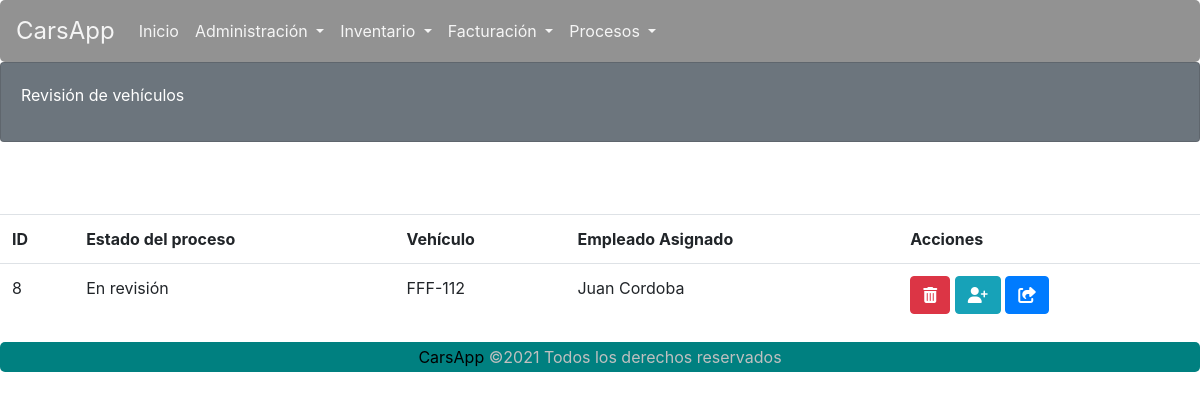
The page /carsapp/RevisionVehiLista/ on the database its author committed.
### carsapp/models.py (models this page shows)
class RevisionVehiculo(models.Model):
    id = models.AutoField(primary_key=True)
    estadoProceso = models.CharField(max_length=30, null=True, blank=True)
    vehiculo = models.ForeignKey(Vehiculo, on_delete=CASCADE)
    empleado = models.ForeignKey(Empleados, on_delete=CASCADE, null=True)

class Vehiculo(models.Model):
    id_Vehi = models.AutoField(primary_key=True)
    placa = models.CharField(max_length=7, blank=False, null=False)
    marca = models.CharField(max_length=30, blank=False, null=False)
    modelo = models.CharField(max_length=4, blank=False, null=False)
    color = models.CharField(max_length=30, blank=False, null=False)
    id_Cliente = models.ForeignKey(Lista_Cliente, on_delete=CASCADE, null=True)

class Empleados(models.Model):
    cedula_Emp = models.IntegerField(primary_key=True)
    nombre_Emp = models.CharField(max_length=30, blank=False, null=False)
    apellido_Emp = models.CharField(max_length=30, blank=False, null=False)
    cargo_Emp = models.CharField(max_length=30, blank=False, null=False)
    telefono_Emp = models.CharField(max_length=15, blank=False, null=False)
    email_Emp = models.EmailField(blank=False, null=False)
    def __str__(self):
        return f"{self.nombre_Emp} {self.apellido_Emp}"

### carsapp/views.py (the view)
# urls.py: path('RevisionVehiLista/', views.RevisionVehiLista.as_view(), name='RevisionVehiLista'),
class RevisionVehiLista(ListView):
    template_name = 'carsapp/revisionVehiListar.html'
    queryset = RevisionVehiculo.objects.all()
    paginate_by = 2
    def get_context_data(self, **kwargs):
        context = super().get_context_data(**kwargs)
        context['message'] = 'Lista de revisiones de vehículos'
        return context

### carsapp/templates/carsapp/revisionVehiListar.html (shortened to what this page needs)
{% extends 'carsapp/base.html' %}
{% load static %}
{% block contenedor %}
<div class="card text-white bg-secondary">
    <div class="card-body">
        <div>
            Revisión de vehículos
        </div>
    </div>
</div>
    <br>
    <br />
    <br />
    {% if object_list %}
    <table class="table  table-hover">
        <tr>
            <th>ID</th>
            <th>Estado del proceso</th>
            <th>Vehículo</th>
            <th>Empleado Asignado</th>
            <th>Acciones</th>
        </tr>
        {% for registro in object_list %}
        <tr>
            <td>{{ registro.id }}</td>
            <td>{{ registro.estadoProceso }}</td>
            <td>{{ registro.vehiculo.placa }}</td>
            <td>{{ registro.empleado }}</td>
            <td>
                <a class="btn btn-danger" href="javascript:vehiculo_Eliminar('{% url 'carsapp:revisionEliminar' registro.id %}')" role="button"><i class="fas fa-trash-alt"></i></a>
                <a class="btn btn-info" href="javascript:asignarEmpleado('{% url 'carsapp:asignarEmpleadoRevision' registro.id %}')" role="button"><i class="fas fa-user-plus"></i></a>
                <a class="btn btn-primary" href="" role="button"><i class="fas fa-share-square"></i></a>
            </td>
        </tr>
        {% endfor %}
    </table>
    {% else %}
    No hay datos aún.
    {% endif %}
{% endblock %}

### carsapp/static/carsapp/CSS/estilos.css (style rules this page uses)
* { margin: 0; padding: 0; }
.card-body > div { display: inline-block; }
.card { height: 10vh; }
h4, h2,small,a { margin: 0; padding: 0; color: black; }
a { text-decoration: none; }

### rows shown on the page
RevisionVehiculo: id "8", estadoProceso "En revisión", vehiculo.placa "FFF-112", empleado "Juan Cordoba"
